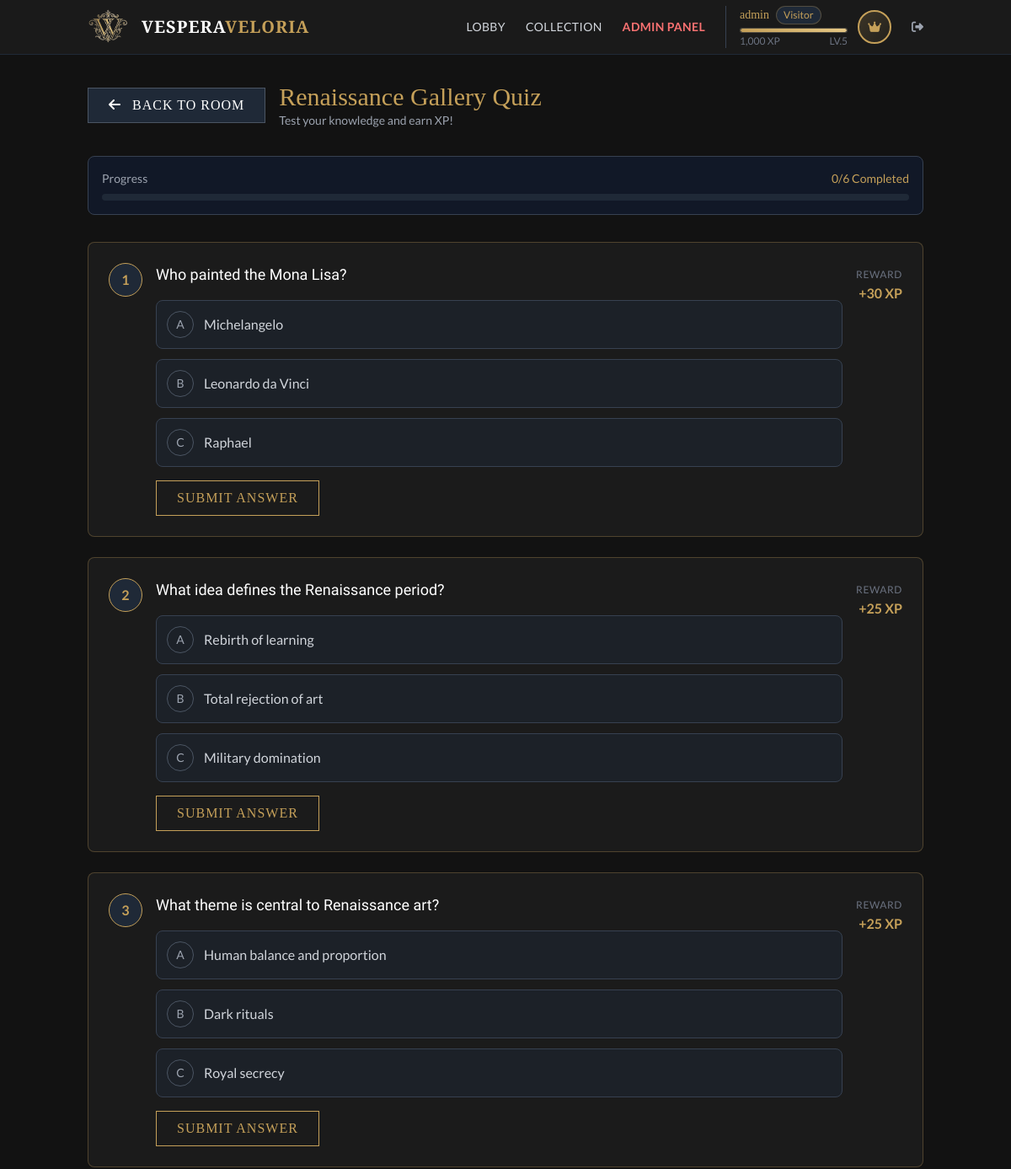
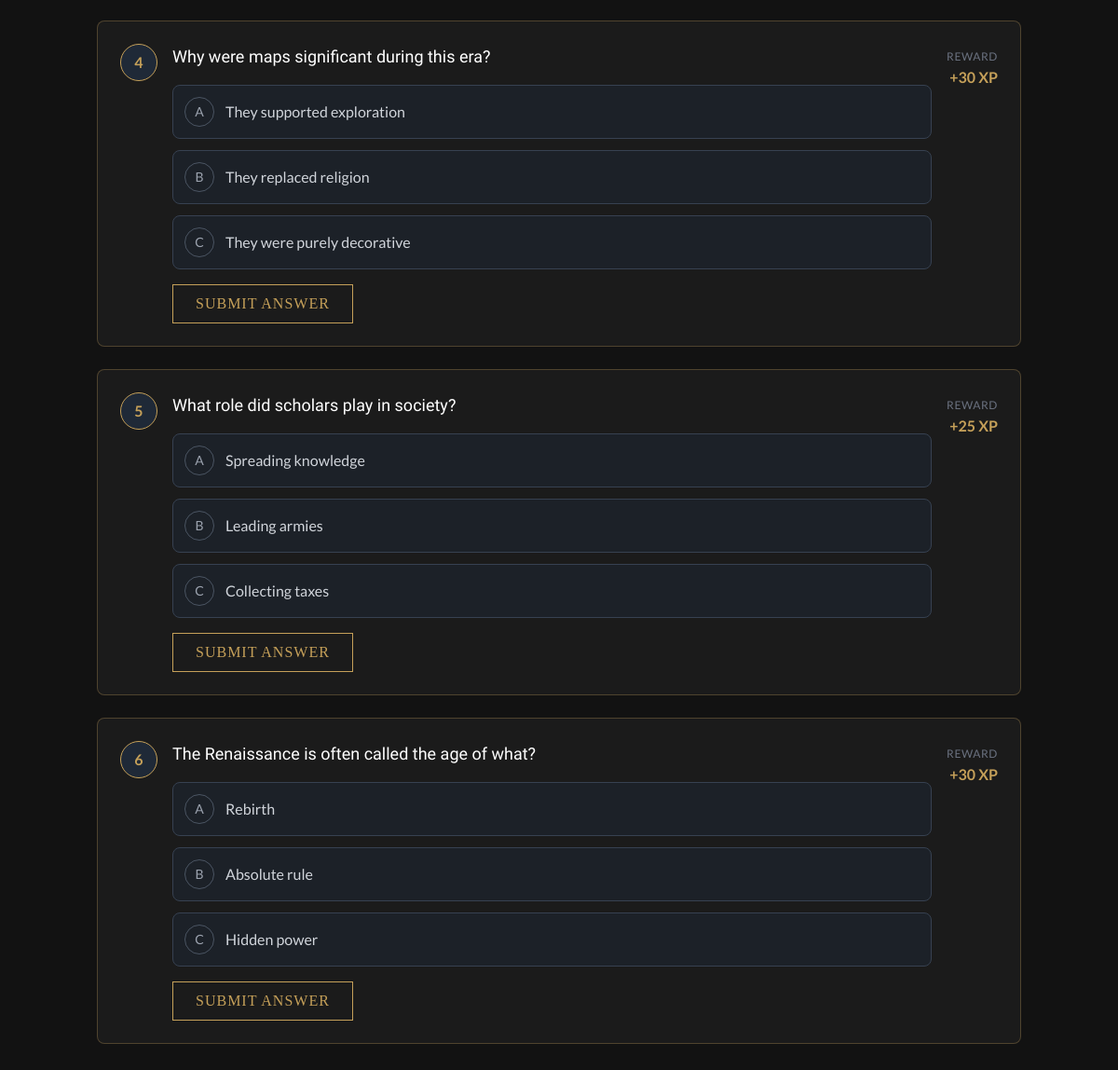
/public/lobby/quiz.php?room_id=2 (signed in), run on the app's committed database (2 pictures, top to bottom).
### tables this page shows
CREATE TABLE `rooms` (
  `id` int(11) NOT NULL,
  `name` varchar(100) NOT NULL,
  `description` text DEFAULT NULL,
  `min_level` int(11) DEFAULT 1,
  `image_url` varchar(255) DEFAULT NULL,
  `hidden_artifact_name` varchar(100) DEFAULT NULL,
  `hidden_artifact_desc` text DEFAULT NULL,
  `hidden_artifact_image` varchar(255) DEFAULT NULL,
  `hidden_artifact_xp` int(11) DEFAULT 100,
  `professor_dialogs` text DEFAULT NULL,
  `chest_position_top` varchar(10) DEFAULT '70%',
  `chest_position_left` varchar(10) DEFAULT '85%'
);

CREATE TABLE `quizzes` (
  `id` int(11) NOT NULL,
  `room_id` int(11) DEFAULT NULL,
  `question` text NOT NULL,
  `option_a` varchar(255) DEFAULT NULL,
  `option_b` varchar(255) DEFAULT NULL,
  `option_c` varchar(255) DEFAULT NULL,
  `correct_option` char(1) DEFAULT NULL,
  `xp_reward` int(11) DEFAULT 20
);

### app/Models/Room.php (called while the page is built, shortened)
<?php
class Room {
    public static function findById($conn, $id) {
        $stmt = $conn->prepare("SELECT * FROM rooms WHERE id = ?");
        $stmt->bind_param("i", $id);
        $stmt->execute();
        return $stmt->get_result()->fetch_assoc();
    }
}

### app/Models/Quiz.php (called while the page is built, shortened)
<?php
class Quiz {
    public static function getForUser($conn, $roomId, $userId) {
        $sql = "SELECT q.*,
                (SELECT COUNT(*) FROM user_quizzes WHERE user_id = ? AND quiz_id = q.id) as is_answered,
                (SELECT is_correct FROM user_quizzes WHERE user_id = ? AND quiz_id = q.id LIMIT 1) as user_is_correct
                FROM quizzes q WHERE q.room_id = ? ORDER BY q.id";
        $stmt = $conn->prepare($sql);
        $stmt->bind_param("iii", $userId, $userId, $roomId);
        $stmt->execute();
        $result = $stmt->get_result();
        $quizzes = [];
        while ($row = $result->fetch_assoc()) {
            $quizzes[] = $row;
        }
        return $quizzes;
    }
}

### public/lobby/quiz.php (the view, shortened to what this page needs)
<?php
require_once '../../app/Config/database.php';
require_once '../../app/Models/Room.php';
require_once '../../app/Models/Quiz.php';
$room_id = intval($_GET['room_id']);
$user_id = $_SESSION['user_id'];
$room = Room::findById($conn, $room_id);
$raw_quizzes = Quiz::getForUser($conn, $room_id, $user_id);
$quizzes = [];
$answered_count = 0;
$total_count = 0;
foreach ($raw_quizzes as $row) {
    $row['is_answered'] = $row['is_answered'] > 0;
    $total_count++;
    $quizzes[] = $row;
}
include '../header.php';
include '../navbar.php';
?>
<div class="flex-grow container mx-auto px-4 py-8">
    <div class="flex items-center gap-4 mb-8">
        <a href="room.php?id=<?php echo $room_id; ?>" class="btn-museum bg-gray-800 text-white border-gray-600 hover:bg-gold hover:text-black">
            <i class="fas fa-arrow-left mr-2"></i> Back to Room
        </a>
        <div>
            <h1 class="text-3xl text-gold font-serif"><?php echo $room['name']; ?> Quiz</h1>
            <p class="text-gray-400 text-sm">Test your knowledge and earn XP!</p>
        </div>
    </div>
    <div class="mb-8 p-4 bg-gray-900 rounded-lg border border-gray-700">
        <div class="flex justify-between items-center mb-2">
            <span class="text-gray-400 text-sm">Progress</span>
            <span class="text-gold text-sm"><?php echo $answered_count; ?>/<?php echo $total_count; ?> Completed</span>
        </div>
        <div class="w-full bg-gray-800 rounded-full h-2">
        </div>
    </div>
    <?php if (empty($quizzes)): ?>
        <div class="text-center py-20 bg-gray-900/50 rounded-lg border border-dashed border-gray-700">
            <i class="fas fa-question-circle text-6xl text-gray-700 mb-4"></i>
            <h3 class="text-xl text-gray-400 mb-2">No Quizzes Available</h3>
            <p class="text-gray-600">This room doesn't have any quizzes yet.</p>
        </div>
    <?php else: ?>
        <div class="space-y-6">
            <?php foreach ($quizzes as $index => $quiz): ?>
                <?php $is_answered = $quiz['is_answered']; ?>
                <div class="quiz-card museum-card p-6 rounded-lg <?php echo $is_answered ? 'opacity-60' : ''; ?>"
                     data-quiz-id="<?php echo $quiz['id']; ?>"
                     data-answered="<?php echo $is_answered ? 'true' : 'false'; ?>">
                    <div class="flex items-start gap-4">
                        <div class="w-10 h-10 rounded-full <?php echo $is_answered ? 'bg-green-900 border-green-500' : 'bg-gray-800 border-gold'; ?> border flex items-center justify-center flex-shrink-0">
                            <?php if ($is_answered): ?>
                                <i class="fas fa-check text-green-500"></i>
                            <?php else: ?>
                                <span class="text-gold font-bold"><?php echo $index + 1; ?></span>
                            <?php endif; ?>
                        </div>
                        <div class="flex-grow">
                            <h3 class="text-lg text-white mb-4"><?php echo htmlspecialchars($quiz['question']); ?></h3>
                            <?php if (!$is_answered): ?>
                                <div class="quiz-options space-y-3">
                                    <label class="quiz-option block cursor-pointer group">
                                        <div class="p-3 border border-gray-700 rounded-lg bg-gray-800/50 group-hover:border-gold transition flex items-center gap-3">
                                            <span class="w-8 h-8 rounded-full border border-gray-600 flex items-center justify-center text-sm text-gray-400 group-hover:border-gold group-hover:text-gold transition">A</span>
                                            <span class="text-gray-300"><?php echo htmlspecialchars($quiz['option_a']); ?></span>
                                        </div>
                                    </label>
                                    <label class="quiz-option block cursor-pointer group">
                                        <div class="p-3 border border-gray-700 rounded-lg bg-gray-800/50 group-hover:border-gold transition flex items-center gap-3">
                                            <span class="w-8 h-8 rounded-full border border-gray-600 flex items-center justify-center text-sm text-gray-400 group-hover:border-gold group-hover:text-gold transition">B</span>
                                            <span class="text-gray-300"><?php echo htmlspecialchars($quiz['option_b']); ?></span>
                                        </div>
                                    </label>
                                    <label class="quiz-option block cursor-pointer group">
                                        <div class="p-3 border border-gray-700 rounded-lg bg-gray-800/50 group-hover:border-gold transition flex items-center gap-3">
                                            <span class="w-8 h-8 rounded-full border border-gray-600 flex items-center justify-center text-sm text-gray-400 group-hover:border-gold group-hover:text-gold transition">C</span>
                                            <span class="text-gray-300"><?php echo htmlspecialchars($quiz['option_c']); ?></span>
                                        </div>
                                    </label>
                                </div>
                                <button class="btn-submit-quiz btn-museum mt-4" data-quiz-id="<?php echo $quiz['id']; ?>">
                                    Submit Answer
                                </button>
                            <?php endif; ?>
                        </div>
                        <div class="text-right flex-shrink-0">
                            <span class="text-xs text-gray-500 uppercase tracking-wider">Reward</span>
                            <div class="text-gold font-bold">+<?php echo $quiz['xp_reward']; ?> XP</div>
                        </div>
                    </div>
                </div>
            <?php endforeach; ?>
        </div>
    <?php endif; ?>
</div>

### public/assets/css/style.css (style rules this page uses)
:root { --color-gold: #c5a059; --color-gold-hover: #e6c885; --color-dark-bg: #1a1a1a; --color-darker-bg: #121212; --color-text: #e0e0e0; --color-parchment: #f0e6d2; }
body { font-family: "Lato", sans-serif; background-color: var(--color-darker-bg); color: var(--color-text); }
h1, h2, h3, h4, h5, h6, .font-serif { font-family: "Abhaya Libre", serif; }
.text-gold { color: var(--color-gold); }
.border-gold { border-color: var(--color-gold); }
.btn-museum { background: transparent; border: 1px solid var(--color-gold); color: var(--color-gold); padding: 0.5rem 1.5rem; transition: all 0.3s ease; font-family: "Cinzel", serif; letter-spacing: 1px; text-transform: uppercase; cursor: pointer; }
.museum-card { background: rgba(30, 30, 30, 0.8); border: 1px solid rgba(197, 160, 89, 0.3); transition: all 0.3s ease; }

### public/header.php (style rules this page uses)
body { background-color: #121212; }

### data on the page
rooms: name "Renaissance Gallery"
quizzes: question "Who painted the Mona Lisa?", option_a "Michelangelo", option_b "Leonardo da Vinci", option_c "Raphael", xp_reward "30"
quizzes: question "What idea defines the Renaissance period?", option_a "Rebirth of learning", option_b "Total rejection of art", option_c "Military domination", xp_reward "25"
quizzes: question "What theme is central to Renaissance art?", option_a "Human balance and proportion", option_b "Dark rituals", option_c "Royal secrecy", xp_reward "25"
quizzes: question "Why were maps significant during this era?", option_a "They supported exploration", option_b "They replaced religion", option_c "They were purely decorative", xp_reward "30"
quizzes: question "What role did scholars play in society?", option_a "Spreading knowledge", option_b "Leading armies", option_c "Collecting taxes", xp_reward "25"
quizzes: question "The Renaissance is often called the age of what?", option_a "Rebirth", option_b "Absolute rule", option_c "Hidden power", xp_reward "30"

### other printed values
$username "admin"
$rank_name "Visitor"
$current_xp "1,000"
$level "5"
$answered_count "0"
$total_count "6"
